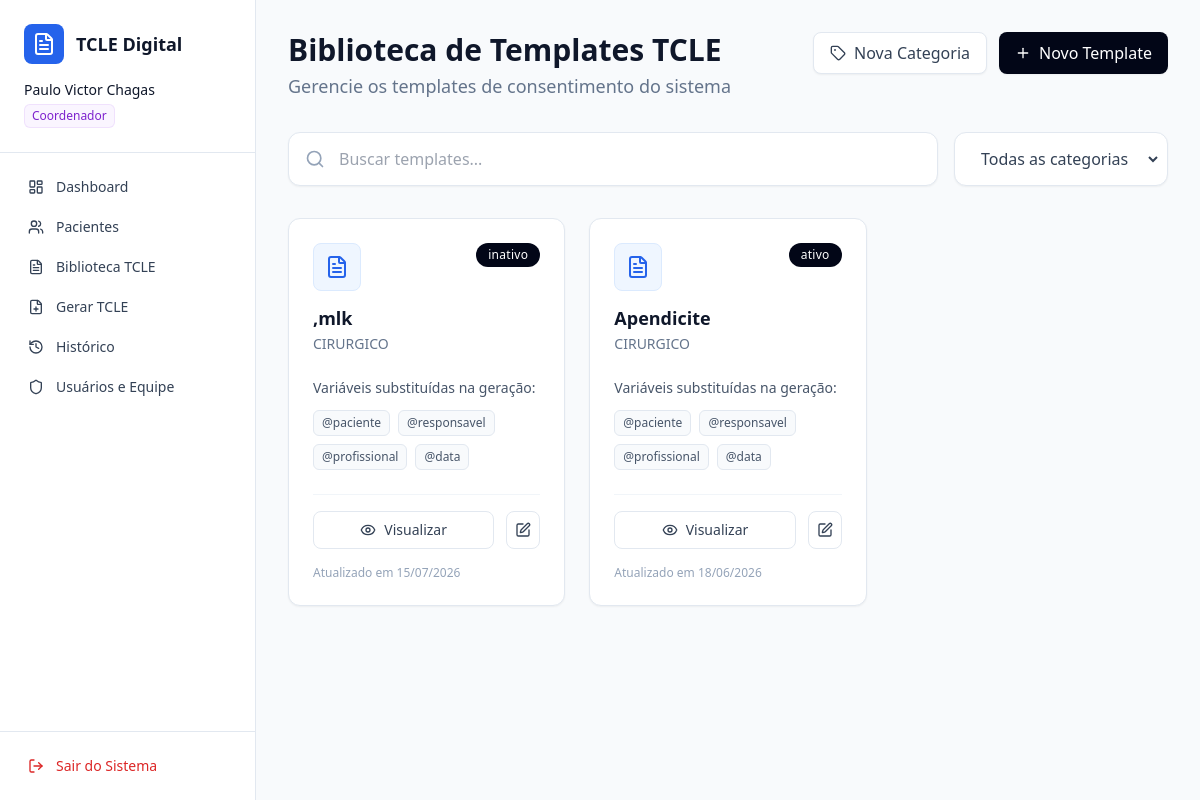
Page /biblioteca/ (signed in) on the committed database.
### usuarios/models.py (models this page shows, shortened)
class Usuario(AbstractUser):
    PERFIL_CHOICES = [
        ('ADM', 'Administrador Geral'),
        ('COORDENADOR', 'Coordenador da Instituição'),
        ('PADRAO', 'Usuário Padrão (Profissional de Saúde)'),
    ]
    perfil = models.CharField('Nível de Acesso', max_length=20, choices=PERFIL_CHOICES, default='PADRAO')
    profissao = models.CharField('Profissão', max_length=100, blank=True, null=True)
    primeiro_acesso = models.BooleanField('Primeiro Acesso', default=True) # Trava de segurança
    instituicao = models.ForeignKey(
        Instituicao,
        on_delete=models.CASCADE,
        related_name='funcionarios',
        blank=True,
        null=True,
        help_text='Deixar em branco apenas se o perfil for Administrador Geral (ADM).'
    )

### pacientes/models.py (models this page shows, shortened)
class TemplateTCLE(models.Model):
    instituicao = models.ForeignKey(Instituicao, on_delete=models.CASCADE, related_name='templates')
    categoria = models.ForeignKey(CategoriaTemplate, on_delete=models.PROTECT, related_name='templates')
    titulo = models.CharField('Título do Template', max_length=255)
    texto_base = models.TextField('Texto Base do Termo')
    configuracao_campos = models.JSONField('Configuração dos Campos Dinâmicos', default=dict, blank=True)
    ativo = models.BooleanField('Disponível para os Médicos', default=True)
    atualizado_em = models.DateTimeField(auto_now=True)
    criado_por = models.ForeignKey(settings.AUTH_USER_MODEL, on_delete=models.SET_NULL, null=True)

class CategoriaTemplate(models.Model):
    instituicao = models.ForeignKey(Instituicao, on_delete=models.CASCADE, related_name='categorias')
    nome = models.CharField('Nome da Categoria', max_length=100)
    descricao = models.TextField('Descrição / Notas de Orientação', blank=True, null=True)
    texto_padrao = models.TextField(
        'Texto Padrão da Categoria',
        blank=True,
        default='',
        help_text=(
            'Texto fixo obrigatório da categoria. Pode conter variáveis (@profissional, '
            '@paciente, @responsavel, @data) e campos personalizados no formato {Nome do Campo}.'
        ),
    )
    criado_por = models.ForeignKey(settings.AUTH_USER_MODEL, on_delete=models.SET_NULL, null=True, blank=True)
    class Meta:
        unique_together = ('instituicao', 'nome')

### pacientes/views.py (the view, shortened to what this page needs)
# urls.py: path('biblioteca/', pacientes_views.biblioteca_tcle, name='biblioteca'),
@login_required
def biblioteca_tcle(request):
    instituicao = get_instituicao_contexto(request)
    if not instituicao:
        if eh_admin_geral(request.user):
            messages.error(request, 'Selecione uma Unidade de Saúde para gerenciar antes de acessar a biblioteca.')
            return redirect('painel_adm')
        messages.error(request, 'Acesso negado. Nenhuma unidade de saúde vinculada.')
        return redirect('dashboard')
    templates = TemplateTCLE.objects.filter(instituicao=instituicao).select_related('categoria').order_by('-atualizado_em')
    categorias = CategoriaTemplate.objects.filter(instituicao=instituicao).order_by('nome')
    categorias_json = {
        str(cat.id): {'nome': cat.nome, 'texto': cat.texto_padrao}
        for cat in categorias
    }
    contexto = {
        'templates': templates,
        'categorias': categorias,
        'categorias_dict': categorias_json,
        'pode_gerenciar_categorias': pode_gerenciar_categorias(request.user),
    }
    return render(request, 'pacientes/biblioteca.html', contexto)

### pacientes/views.py (called while the page is built)
def pode_gerenciar_categorias(user):
    return eh_admin_geral(user) or user.perfil == 'COORDENADOR'

### usuarios/context_processors.py (called while the page is built)
def unidade_ativa_processor(request):
    if not request.user.is_authenticated:
        return {}
    is_admin = eh_admin_geral(request.user)
    unidade_ativa = get_instituicao_contexto(request) if is_admin else None
    return {
        'eh_admin_geral': is_admin,
        'unidade_ativa': unidade_ativa,
    }

### usuarios/utils.py (called while the page is built)
def eh_admin_geral(user):
    return user.is_authenticated and (user.perfil == 'ADM' or user.is_superuser)

def get_instituicao_contexto(request):
    user = request.user
    if eh_admin_geral(user):
        inst_id = request.session.get('instituicao_ativa_id')
        if not inst_id:
            return None
        return Instituicao.objects.filter(id=inst_id).first()
    return user.instituicao

### pacientes/templates/pacientes/biblioteca.html (shortened to what this page needs)
{% extends 'usuarios/base.html' %}
{% block content %}
<div class="p-8 max-w-7xl mx-auto">
    <div class="flex justify-between items-start mb-8">
        <div>
            <h1 class="text-3xl font-semibold text-slate-900 mb-1">Biblioteca de Templates TCLE</h1>
            <p class="text-slate-500 text-lg">Gerencie os templates de consentimento do sistema</p>
        </div>
        <div class="flex gap-3">
            {% if pode_gerenciar_categorias %}
            <button onclick="abrirModalCategorias()"
                class="bg-white border border-slate-200 text-slate-700 px-4 py-2 rounded-lg font-medium flex items-center gap-2 hover:bg-slate-50 transition-colors shadow-sm">
                <i data-lucide="tag" class="w-4 h-4"></i>
                Nova Categoria
            </button>
            {% endif %}
            <button onclick="abrirModalNovoTemplate()"
                class="bg-slate-950 text-white px-4 py-2 rounded-lg font-medium flex items-center gap-2 hover:bg-slate-800 transition-colors shadow-sm">
                <i data-lucide="plus" class="w-4 h-4"></i>
                Novo Template
            </button>
        </div>
    </div>
    <div class="flex gap-4 mb-8">
        <div class="relative flex-1 bg-white border border-slate-200 rounded-xl p-1.5 shadow-sm">
            <i data-lucide="search"
                class="absolute left-4 top-1/2 transform -translate-y-1/2 text-slate-400 w-5 h-5"></i>
            <input type="text" id="buscaTemplate" onkeyup="filtrarTemplates()" placeholder="Buscar templates..."
                class="w-full bg-transparent border-none pl-11 pr-4 py-2 text-slate-700 focus:outline-none focus:ring-0">
        </div>
        <div class="bg-white border border-slate-200 rounded-xl shadow-sm p-1.5">
            <select id="filtroCategoria" onchange="filtrarTemplates()"
                class="bg-transparent border-none text-slate-700 py-2 px-4 focus:outline-none focus:ring-0 cursor-pointer">
                <option value="">Todas as categorias</option>
            </select>
        </div>
    </div>
    <div class="grid grid-cols-1 md:grid-cols-2 lg:grid-cols-3 gap-6" id="gridTemplates">
        {% for template in templates %}
        <div data-nome="{{ template.titulo|lower }}" data-categoria="{{ template.categoria.nome }}"
            class="bg-white border border-slate-200 rounded-xl p-6 shadow-sm relative flex flex-col h-full hover:shadow-md transition-shadow">
            <span
                class="absolute top-6 right-6 bg-slate-950 text-white text-xs px-3 py-1 rounded-full font-medium tracking-wide">
                {% if template.ativo %}ativo{% else %}inativo{% endif %}
            </span>
            <div class="bg-blue-50 w-12 h-12 rounded-lg flex items-center justify-center mb-4 border border-blue-100">
                <i data-lucide="file-text" class="w-6 h-6 text-blue-600"></i>
            </div>
            <h3 class="text-lg font-semibold text-slate-900 leading-tight mb-1">{{ template.titulo }}</h3>
            <p class="text-slate-500 text-sm mb-6">{{ template.categoria.nome }}</p>
            <div class="mt-auto">
                <p class="text-sm text-slate-600 mb-3">Variáveis substituídas na geração:</p>
                <div class="flex flex-wrap gap-2 mb-6">
                    <span
                        class="border border-slate-200 text-slate-600 text-xs px-2 py-1 rounded-md bg-slate-50">@paciente</span>
                    <span
                        class="border border-slate-200 text-slate-600 text-xs px-2 py-1 rounded-md bg-slate-50">@responsavel</span>
                    <span
                        class="border border-slate-200 text-slate-600 text-xs px-2 py-1 rounded-md bg-slate-50">@profissional</span>
                    <span
                        class="border border-slate-200 text-slate-600 text-xs px-2 py-1 rounded-md bg-slate-50">@data</span>
                </div>
                <div class="flex gap-3 pt-4 border-t border-slate-100">
                    <button data-titulo="{{ template.titulo }}" data-categoria="{{ template.categoria.nome }}"
                        data-texto="{{ template.texto_base }}" onclick="abrirModalVisualizarTemplate(this)"
                        class="flex-1 border border-slate-200 text-slate-700 py-2 rounded-lg font-medium text-sm flex justify-center items-center gap-2 hover:bg-slate-50 transition-colors">
                        <i data-lucide="eye" class="w-4 h-4"></i> Visualizar
                    </button>
                    <button data-id="{{ template.id }}" data-titulo="{{ template.titulo }}"
                        data-categoria-id="{{ template.categoria.id }}" data-texto="{{ template.texto_base }}"
                        data-ativo="{{ template.ativo|yesno:'true,false' }}" onclick="abrirModalEditarTemplate(this)"
                        class="border border-slate-200 text-slate-700 p-2 rounded-lg hover:bg-slate-50 transition-colors">
                        <i data-lucide="edit" class="w-4 h-4"></i>
                    </button>
                </div>
                <p class="text-xs text-slate-400 mt-4">Atualizado em {{ template.atualizado_em|date:"d/m/Y" }}</p>
            </div>
        </div>
        {% endfor %}
    </div>
</div>
{% endblock %}

### usuarios/templates/usuarios/base.html (shortened to what this page needs)
<!DOCTYPE html>
<html lang="pt-br">
<head>
    <script src="https://cdn.tailwindcss.com"></script>
</head>
<body class="bg-slate-50 text-slate-900 h-screen flex overflow-hidden">
    <aside class="w-64 bg-white border-r border-slate-200 h-screen flex flex-col">
        <div class="p-6 border-b border-slate-200">
            <div class="flex items-center gap-3 mb-4">
                <div class="bg-blue-600 p-2 rounded-lg">
                    <i data-lucide="file-text" class="w-6 h-6 text-white"></i>
                </div>
                <h2 class="font-semibold text-lg">TCLE Digital</h2>
            </div>
            <div class="space-y-1">
                <p class="text-sm font-medium text-slate-900">{{ request.user.first_name|default:"Administrador" }}</p>
                {% if request.user.perfil == 'ADM' or request.user.is_superuser %}
                <span
                    class="inline-flex items-center rounded-md bg-red-50 px-2 py-1 text-xs font-medium text-red-700 ring-1 ring-inset ring-red-600/10">Administrador</span>
                {% elif request.user.perfil == 'COORDENADOR' %}
                <span
                    class="inline-flex items-center rounded-md bg-purple-50 px-2 py-1 text-xs font-medium text-purple-700 ring-1 ring-inset ring-purple-600/10">Coordenador</span>
                {% else %}
                <span
                    class="inline-flex items-center rounded-md bg-blue-50 px-2 py-1 text-xs font-medium text-blue-700 ring-1 ring-inset ring-blue-700/10">Usuário
                    Padrão</span>
                {% endif %}
            </div>
        </div>
        <nav class="flex-1 p-4 space-y-1 overflow-y-auto">
            {% if eh_admin_geral and not unidade_ativa %}
            <a href="{% url 'painel_adm' %}"
                class="flex items-center w-full px-3 py-2 text-sm font-medium rounded-md bg-blue-50 text-blue-700">
                <i data-lucide="building" class="w-4 h-4 mr-3"></i> Unidades de Saúde
            </a>
            {% else %}
            <a href="{% url 'dashboard' %}"
                class="flex items-center w-full px-3 py-2 text-sm font-medium rounded-md hover:bg-slate-50 text-slate-700">
                <i data-lucide="layout-dashboard" class="w-4 h-4 mr-3"></i> Dashboard
            </a>
            <a href="{% url 'pacientes' %}"
                class="flex items-center w-full px-3 py-2 text-sm font-medium rounded-md hover:bg-slate-50 text-slate-700">
                <i data-lucide="users" class="w-4 h-4 mr-3"></i> Pacientes
            </a>
            <a href="{% url 'biblioteca' %}"
                class="flex items-center w-full px-3 py-2 text-sm font-medium rounded-md hover:bg-slate-50 text-slate-700">
                <i data-lucide="file-text" class="w-4 h-4 mr-3"></i> Biblioteca TCLE
            </a>
            <a href="#"
                class="flex items-center w-full px-3 py-2 text-sm font-medium rounded-md hover:bg-slate-50 text-slate-700">
                <i data-lucide="file-plus" class="w-4 h-4 mr-3"></i> Gerar TCLE
            </a>
            <a href="#"
                class="flex items-center w-full px-3 py-2 text-sm font-medium rounded-md hover:bg-slate-50 text-slate-700">
                <i data-lucide="history" class="w-4 h-4 mr-3"></i> Histórico
            </a>
            {% if request.user.perfil == 'COORDENADOR' %}
            <a href="{% url 'gerenciar_equipe' %}"
                class="flex items-center w-full px-3 py-2 text-sm font-medium rounded-md hover:bg-slate-50 text-slate-700">
                <i data-lucide="shield" class="w-4 h-4 mr-3"></i> Usuários e Equipe
            </a>
            {% endif %}
            {% endif %}
        </nav>
        <div class="p-4 border-t border-slate-200">
            <form action="{% url 'logout' %}" method="post">
                <button type="submit"
                    class="flex items-center w-full px-3 py-2 text-sm font-medium rounded-md text-red-600 hover:bg-red-50 hover:text-red-700">
                    <i data-lucide="log-out" class="w-4 h-4 mr-3"></i> Sair do Sistema
                </button>
            </form>
        </div>
    </aside>
    <main class="flex-1 overflow-y-auto">
        {% block content %}
        {% endblock %}
    </main>
</body>
</html>

### rows in the picture
Usuario: user.first_name "Paulo Victor Chagas"
TemplateTCLE: ativo "inativo", titulo ",mlk", categoria.nome "CIRURGICO", atualizado_em "15/07/2026"
TemplateTCLE: ativo "ativo", titulo "Apendicite", categoria.nome "CIRURGICO", atualizado_em "18/06/2026"
